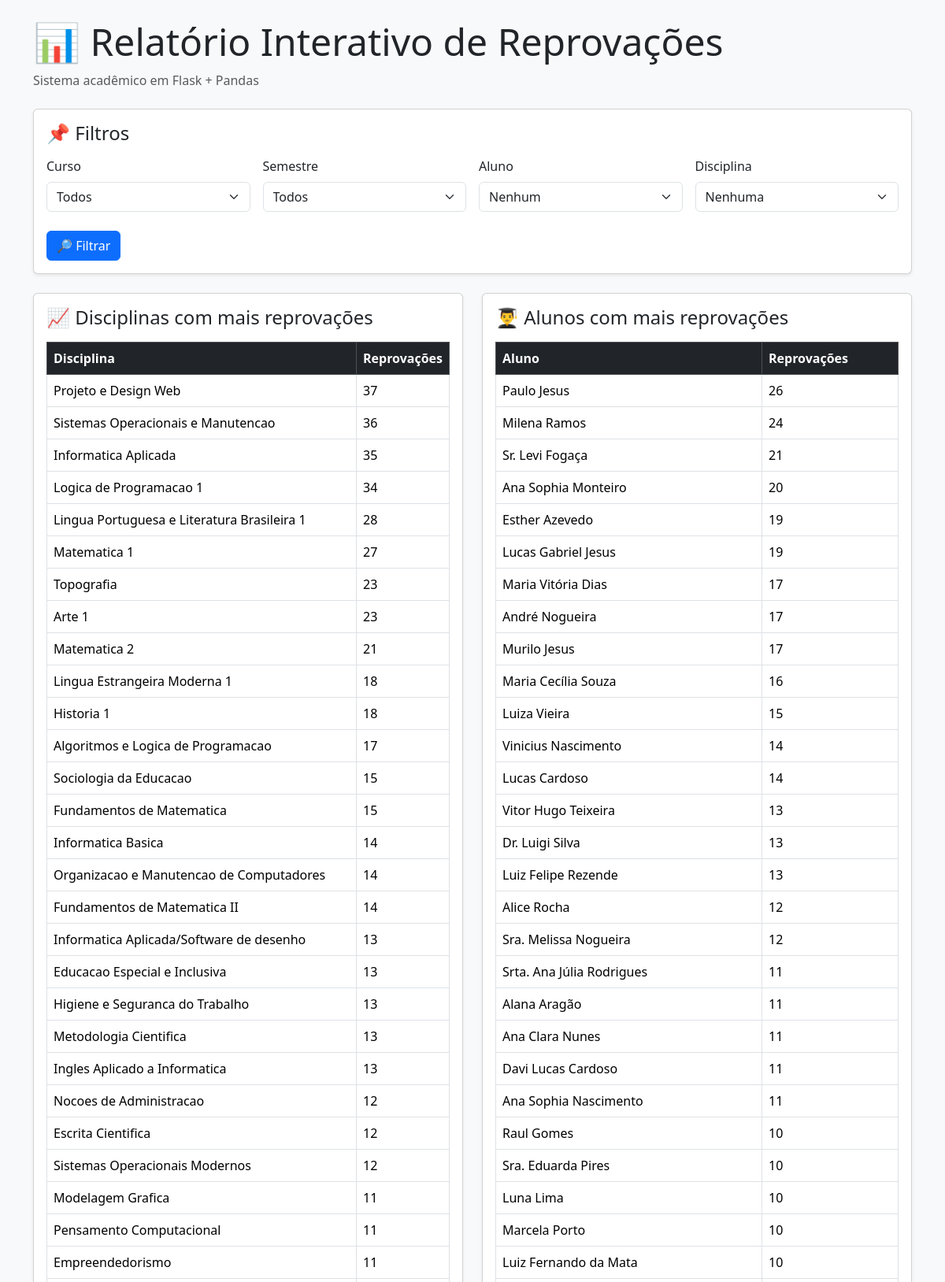
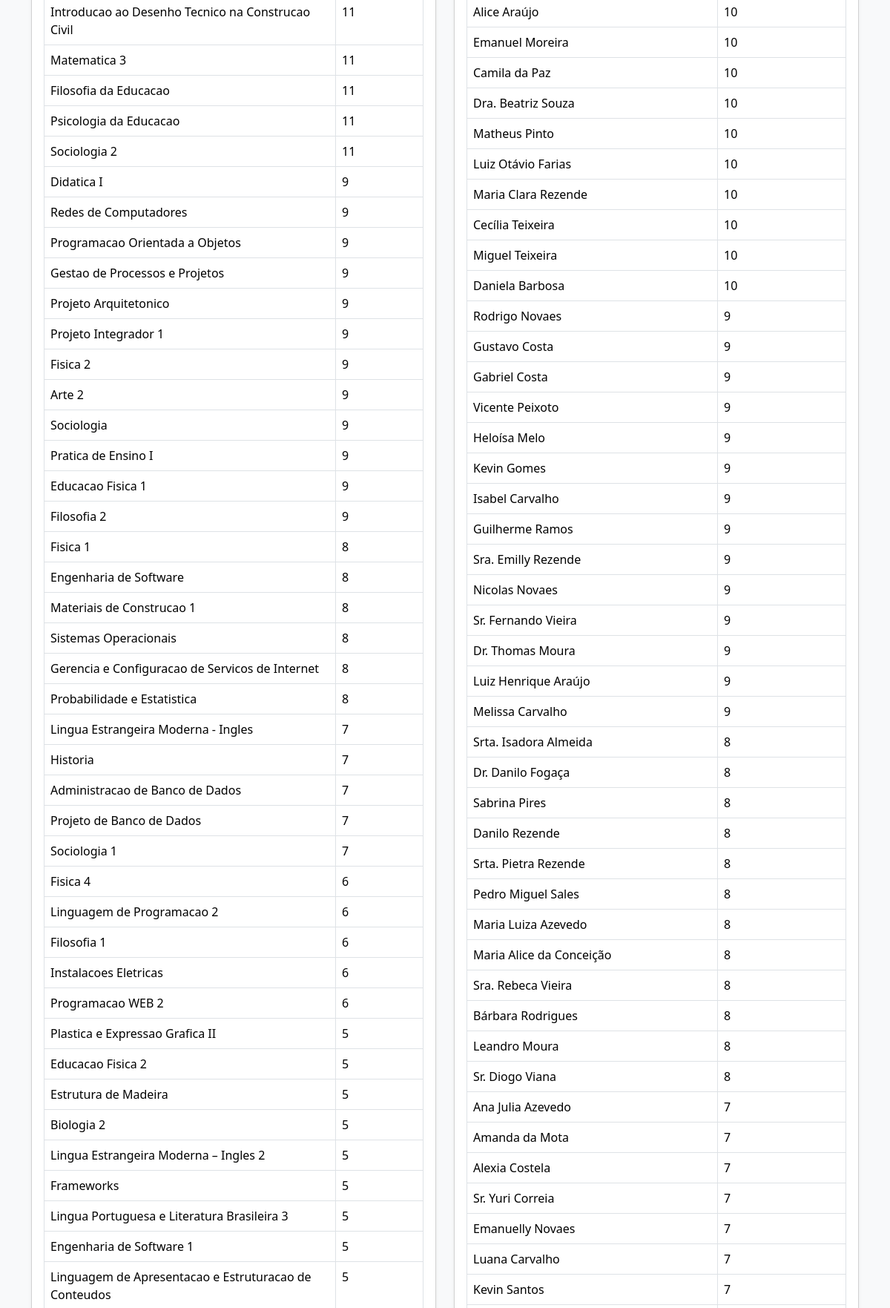
The page / (upper part) on the database its author committed (2 pictures, top to bottom).
### tables this page shows
CREATE TABLE "reprovacoes" (
"Semestre" INTEGER,
  "Estudante" TEXT,
  "Matricula" TEXT,
  "Curso" TEXT,
  "Horas por Semana em Dependencia" REAL,
  "Unidade Curricular Pendente" TEXT,
  "CH da UC" REAL,
  "Codigo UC" TEXT,
  "Situacao" TEXT
);

### sisteminha.py (the view, shortened to what this page needs)
@app.route("/")
def index():
    conn = get_connection()
    query = """
        SELECT *
        FROM reprovacoes
        WHERE Situacao = 'Reprovacao'
    """
    reprovados = pd.read_sql_query(query, conn)
    cursos = sorted(
        reprovados["Curso"]
        .dropna()
        .unique()
    )
    curso = request.args.get(
        "curso",
        "Todos"
    )
    if curso != "Todos":
        reprovados = reprovados[
            reprovados["Curso"] == curso
        ]
    semestres = sorted(
        reprovados["Semestre"]
        .dropna()
        .unique()
    )
    semestre = request.args.get(
        "semestre",
        "Todos"
    )
    if semestre != "Todos":
        reprovados = reprovados[
            reprovados["Semestre"] == semestre
        ]
    alunos = sorted(
        reprovados["Estudante"]
        .dropna()
        .unique()
    )
    aluno = request.args.get(
        "aluno",
        ""
    )
    dados_aluno = None
    disciplinas = sorted(
        reprovados[
            "Unidade Curricular Pendente"
        ]
        .dropna()
        .unique()
    )
    disciplina = request.args.get(
        "disciplina",
        ""
    )
    dados_disciplina = None
    reprovacoes_disc = (
        reprovados[
            "Unidade Curricular Pendente"
        ]
        .value_counts()
        .reset_index()
    )
    reprovacoes_disc.columns = [
        "Disciplina",
        "Reprovações"
    ]
    reprovacoes_alunos = (
        reprovados[
            "Estudante"
        ]
        .value_counts()
        .reset_index()
    )
    reprovacoes_alunos.columns = [
        "Estudante",
        "Reprovações"
    ]
    conn.close()
    return render_template(
        "index.html",
        cursos=cursos,
        curso=curso,
        semestres=semestres,
        semestre=semestre,
        alunos=alunos,
        aluno=aluno,
        disciplinas=disciplinas,
        disciplina=disciplina,
        dados_aluno=(
            dados_aluno.to_dict(
                orient="records"
            )
            if dados_aluno is not None
            else None
        ),
        dados_disciplina=(
            dados_disciplina.to_dict(
                orient="records"
            )
            if dados_disciplina is not None
            else None
        ),
        reprovacoes_disc=(
            reprovacoes_disc.to_dict(
                orient="records"
            )
        ),
        reprovacoes_alunos=(
            reprovacoes_alunos.to_dict(
                orient="records"
            )
        )
    )

### sisteminha.py (called while the page is built)
def get_connection():
    return sqlite3.connect("academico.db")

### templates/index.html (shortened to what this page needs)
<!DOCTYPE html>
<html lang="pt-br">
<head>
    <link
        href="https://cdn.jsdelivr.net/npm/bootstrap@5.3.3/dist/css/bootstrap.min.css"
        rel="stylesheet"
    >
</head>
<body class="bg-light">
<div class="container py-4">
    <div class="mb-4">
        <h1 class="display-5">
            📊 Relatório Interativo de Reprovações
        </h1>
        <p class="text-muted">
            Sistema acadêmico em Flask + Pandas
        </p>
    </div>
    <div class="card shadow-sm mb-4">
        <div class="card-body">
            <h4 class="mb-3">
                📌 Filtros
            </h4>
            <form method="GET">
                <div class="row g-3">
                    <div class="col-md-3">
                        <label class="form-label">
                            Curso
                        </label>
                        <select
                            name="curso"
                            class="form-select"
                        >
                            <option value="Todos">
                                Todos
                            </option>
                        </select>
                    </div>
                    <div class="col-md-3">
                        <label class="form-label">
                            Semestre
                        </label>
                        <select
                            name="semestre"
                            class="form-select"
                        >
                            <option value="Todos">
                                Todos
                            </option>
                        </select>
                    </div>
                    <div class="col-md-3">
                        <label class="form-label">
                            Aluno
                        </label>
                        <select
                            name="aluno"
                            class="form-select"
                        >
                            <option value="">
                                Nenhum
                            </option>
                        </select>
                    </div>
                    <div class="col-md-3">
                        <label class="form-label">
                            Disciplina
                        </label>
                        <select
                            name="disciplina"
                            class="form-select"
                        >
                            <option value="">
                                Nenhuma
                            </option>
                        </select>
                    </div>
                </div>
                <div class="mt-4">
                    <button
                        type="submit"
                        class="btn btn-primary"
                    >
                        🔎 Filtrar
                    </button>
                </div>
            </form>
        </div>
    </div>
    <div class="row">
        <div class="col-md-6">
            <div class="card shadow-sm mb-4">
                <div class="card-body">
                    <h4 class="mb-3">
                        📈 Disciplinas com mais reprovações
                    </h4>
                    <div class="table-responsive">
                        <table class="table table-bordered">
                            <thead class="table-dark">
                            <tr>
                                <th>
                                    Disciplina
                                </th>
                                <th>
                                    Reprovações
                                </th>
                            </tr>
                            </thead>
                            <tbody>
                            {% for linha in reprovacoes_disc %}
                            <tr>
                                <td>
                                    {{ linha["Disciplina"] }}
                                </td>
                                <td>
                                    {{ linha["Reprovações"] }}
                                </td>
                            </tr>
                            {% endfor %}
                            </tbody>
                        </table>
                    </div>
                </div>
            </div>
        </div>
        <div class="col-md-6">
            <div class="card shadow-sm mb-4">
                <div class="card-body">
                    <h4 class="mb-3">
                        👨‍🎓 Alunos com mais reprovações
                    </h4>
                    <div class="table-responsive">
                        <table class="table table-bordered">
                            <thead class="table-dark">
                            <tr>
                                <th>
                                    Aluno
                                </th>
                                <th>
                                    Reprovações
                                </th>
                            </tr>
                            </thead>
                            <tbody>
                            {% for linha in reprovacoes_alunos %}
                            <tr>
                                <td>
                                    {{ linha["Estudante"] }}
                                </td>
                                <td>
                                    {{ linha["Reprovações"] }}
                                </td>
                            </tr>
                            {% endfor %}
                            </tbody>
                        </table>
                    </div>
                </div>
            </div>
        </div>
    </div>
</div>
</body>
</html>

### rows shown on the page
reprovacoes: Disciplina "Topografia", Reprovações "23"
reprovacoes: Disciplina "Informatica Basica", Reprovações "14"
reprovacoes: Disciplina "Metodologia Cientifica", Reprovações "13"
reprovacoes: Disciplina "Instalacoes Eletricas", Reprovações "6"
reprovacoes: Disciplina "Plastica e Expressao Grafica II", Reprovações "5"
reprovacoes: Disciplina "Estrutura de Madeira", Reprovações "5"
reprovacoes: Estudante "Milena Ramos", Reprovações "24"
reprovacoes: Estudante "Lucas Cardoso", Reprovações "14"
reprovacoes: Estudante "Vitor Hugo Teixeira", Reprovações "13"
reprovacoes: Estudante "Alana Aragão", Reprovações "11"
reprovacoes: Estudante "Ana Clara Nunes", Reprovações "11"
reprovacoes: Estudante "Emanuel Moreira", Reprovações "10"
reprovacoes: Estudante "Camila da Paz", Reprovações "10"
reprovacoes: Estudante "Dra. Beatriz Souza", Reprovações "10"
reprovacoes: Estudante "Sr. Fernando Vieira", Reprovações "9"
reprovacoes: Estudante "Alexia Costela", Reprovações "7"

### other values the page prints
{{ linha["Disciplina"] }} "Projeto e Design Web" "Sistemas Operacionais e Manutencao" "Informatica Aplicada" "Logica de Programacao 1" "Lingua Portuguesa e Literatura Brasileira 1" "Matematica 1" "Arte 1" "Matematica 2" "Lingua Estrangeira Moderna 1" "Historia 1" "Algoritmos e Logica de Programacao" "Sociologia da Educacao" "Fundamentos de Matematica" "Organizacao e Manutencao de Computadores" "Fundamentos de Matematica II" "Informatica Aplicada/Software de desenho" "Educacao Especial e Inclusiva" "Higiene e Seguranca do Trabalho" "Ingles Aplicado a Informatica" "Nocoes de Administracao" "Escrita Cientifica" "Sistemas Operacionais Modernos" "Modelagem Grafica" "Pensamento Computacional" "Empreendedorismo" "Introducao ao Desenho Tecnico na Construcao Civil" "Matematica 3" "Filosofia da Educacao" "Psicologia da Educacao" "Sociologia 2" "Didatica I" "Redes de Computadores" "Programacao Orientada a Objetos" "Gestao de Processos e Projetos" "Projeto Arquitetonico" "Projeto Integrador 1" "Fisica 2" "Arte 2" "Sociologia" "Pratica de Ensino I" "Educacao Fisica 1" "Filosofia 2" "Fisica 1" "Engenharia de Software" "Materiais de Construcao 1" "Sistemas Operacionais" "Gerencia e Configuracao de Servicos de Internet" "Probabilidade e Estatistica" "Lingua Estrangeira Moderna - Ingles" "Historia" "Administracao de Banco de Dados" "Projeto de Banco de Dados" "Sociologia 1" "Fisica 4" "Linguagem de Programacao 2" "Filosofia 1" "Programacao WEB 2" "Educacao Fisica 2" "Biologia 2" "Lingua Estrangeira Moderna – Ingles 2" "Frameworks" "Lingua Portuguesa e Literatura Brasileira 3" "Engenharia de Software 1" "Linguagem de Apresentacao e Estruturacao de Conteudos"
{{ linha["Reprovações"] }} "37" "36" "35" "34" "28" "27" "23" "21" "18" "18" "17" "15" "15" "14" "14" "13" "13" "13" "13" "12" "12" "12" "11" "11" "11" "11" "11" "11" "11" "11" "9" "9" "9" "9" "9" "9" "9" "9" "9" "9" "9" "9" "8" "8" "8" "8" "8" "8" "7" "7" "7" "7" "7" "6" "6" "6" "6" "5" "5" "5" "5" "5" "5" "5"
{{ linha["Estudante"] }} "Paulo Jesus" "Sr. Levi Fogaça" "Ana Sophia Monteiro" "Esther Azevedo" "Lucas Gabriel Jesus" "Maria Vitória Dias" "André Nogueira" "Murilo Jesus" "Maria Cecília Souza" "Luiza Vieira" "Vinicius Nascimento" "Dr. Luigi Silva" "Luiz Felipe Rezende" "Alice Rocha" "Sra. Melissa Nogueira" "Srta. Ana Júlia Rodrigues" "Davi Lucas Cardoso" "Ana Sophia Nascimento" "Raul Gomes" "Sra. Eduarda Pires" "Luna Lima" "Marcela Porto" "Luiz Fernando da Mata" "Alice Araújo" "Matheus Pinto" "Luiz Otávio Farias" "Maria Clara Rezende" "Cecília Teixeira" "Miguel Teixeira" "Daniela Barbosa" "Rodrigo Novaes" "Gustavo Costa" "Gabriel Costa" "Vicente Peixoto" "Heloísa Melo" "Kevin Gomes" "Isabel Carvalho" "Guilherme Ramos" "Sra. Emilly Rezende" "Nicolas Novaes" "Dr. Thomas Moura" "Luiz Henrique Araújo" "Melissa Carvalho" "Srta. Isadora Almeida" "Dr. Danilo Fogaça" "Sabrina Pires" "Danilo Rezende" "Srta. Pietra Rezende" "Pedro Miguel Sales" "Maria Luiza Azevedo" "Maria Alice da Conceição" "Sra. Rebeca Vieira" "Bárbara Rodrigues" "Leandro Moura" "Sr. Diogo Viana" "Ana Julia Azevedo" "Amanda da Mota" "Sr. Yuri Correia" "Emanuelly Novaes" "Luana Carvalho" "Kevin Santos"
{{ linha["Reprovações"] }} "26" "21" "20" "19" "19" "17" "17" "17" "16" "15" "14" "13" "13" "12" "12" "11" "11" "11" "10" "10" "10" "10" "10" "10" "10" "10" "10" "10" "10" "10" "9" "9" "9" "9" "9" "9" "9" "9" "9" "9" "9" "9" "9" "8" "8" "8" "8" "8" "8" "8" "8" "8" "8" "8" "8" "7" "7" "7" "7" "7" "7"
